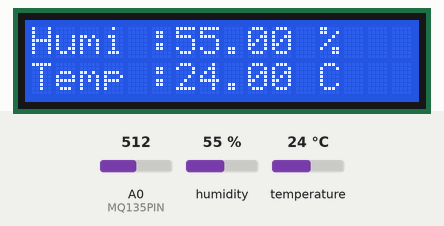
A sketch run on a simulated ESP8266 (NodeMCU). Parts: 16×2 character LCD. The inputs (shaded band) are chosen by the test bench; at power-on: A0 (MQ135PIN) = 512, humidity 55 %, temperature 24 °C. WiFi joins after 1.5 s; servers stay silent unless stated; uploads are accepted with an empty reply; what the sketch prints to the serial monitor is not drawn.

Above: at 2.2 s.
At 4.2 s:
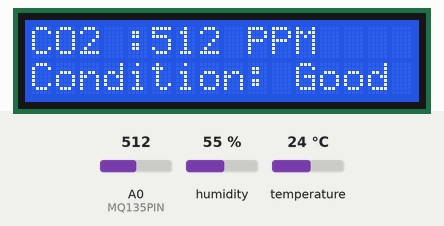
At 34.4 s:
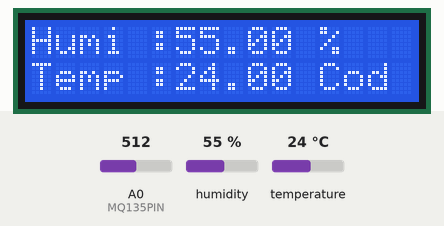

The sketch:

ESP-basedEnvironmentalMonitoringSystemwithDatabaseStorage.ino
```cpp
#include <ESP8266WiFi.h>         // Library to enable WiFi functionality on ESP8266
#include <ESP8266HTTPClient.h>   // Library to handle HTTP operations
#include <DHT.h>                 // Library for the DHT22 temperature and humidity sensor
#include <Wire.h>                // Library for I2C communication
#include <LiquidCrystal_I2C.h>   // Library for I2C LCD display
#include <WiFiClient.h>          // Library to create a WiFi client

#define DHTPIN D3                // Define the pin where the DHT22 is connected
#define DHTTYPE DHT22            // Define the type of DHT sensor
#define MQ135PIN A0              // Define the analog pin for MQ-135 gas sensor

DHT dht(DHTPIN, DHTTYPE);        // Initialize the DHT sensor
LiquidCrystal_I2C lcd(0x27, 16, 2); // Initialize the LCD with I2C address 0x27 and size 16x2

const char* ssid = "liying";         // WiFi SSID
const char* password = "liying28";   // WiFi Password
const char* serverName = "http://172.20.10.7/ESP-basedEnvironmentalMonitoringSystemwithDatabaseStorage/post.php"; // Server URL for data POST

String apiKeyValue = "YongChun021030"; // API key for authentication

WiFiClient client;                // Create a WiFi client instance

void setup() {
  Serial.begin(115200);           // Initialize serial communication at 115200 baud rate
  dht.begin();                    // Start the DHT sensor
  lcd.init();                     // Initialize the LCD
  lcd.backlight();                // Turn on the LCD backlight
  lcd.clear();                    // Clear any previous data on the LCD

  WiFi.begin(ssid, password);     // Begin WiFi connection
  Serial.print("Connecting to WiFi");
  while (WiFi.status() != WL_CONNECTED) {  // Wait until the WiFi is connected
    delay(1000);                   // Delay for 1 second
    Serial.print(".");             // Print a dot for connection progress
  }
  Serial.println("\nConnected to WiFi");  // Print confirmation when connected
}

void loop() {
  float temperature = dht.readTemperature(); // Read temperature from DHT22
  float humidity = dht.readHumidity();       // Read humidity from DHT22
  int co2_level = analogRead(MQ135PIN);      // Read CO2 level from MQ-135

  if (isnan(temperature) || isnan(humidity)) {  // Check if the readings are valid
    Serial.println("Failed to read from DHT sensor!"); // Print error message if readings are invalid
    return;                                   // Exit the loop if readings are invalid
  }

  // Print readings to serial monitor
  Serial.print("Humidity: ");
  Serial.print(humidity);
  Serial.print(" %\t");
  Serial.print("Temperature: ");
  Serial.print(temperature);
  Serial.print("  °C");
  Serial.println("");
  Serial.print("CO2: ");
  Serial.print(co2_level);
  Serial.println(" PPM");

  // Display readings on LCD
  lcd.setCursor(0,0);              // Set cursor to first row
  lcd.print("Humi :");             // Print label for humidity
  lcd.print(humidity);             // Print humidity value
  lcd.print(" %");                 // Print percentage sign

  lcd.setCursor(0,1);              // Set cursor to second row
  lcd.print("Temp :");             // Print label for temperature
  lcd.print(temperature);          // Print temperature value
  lcd.print(" C");                 // Print Celsius sign

  delay(2000);                     // Delay for 2 seconds before updating LCD

  lcd.clear();                     // Clear LCD screen before displaying CO2 reading

  lcd.setCursor(0,0);              // Set cursor to first row
  lcd.print("CO2 :");              // Print label for CO2 level
  lcd.print(co2_level);            // Print CO2 level value
  lcd.print(" PPM");               // Print PPM (parts per million) unit
  String condition;                // Variable to store air quality condition
  // Display air quality status based on CO2 level
  if ((co2_level >= 300) && (co2_level <= 1400)) {  // Check if CO2 level is in the 'Good' range
    lcd.setCursor(0,1);            // Set cursor to second row
    lcd.print("Condition: Good "); // Print condition status
    Serial.println("Condition: Good");  // Print condition to serial monitor
    condition = "Good";            // Set condition variable to 'Good'
  } else if ((co2_level >= 1400) && (co2_level <= 2000)) {  // Check if CO2 level is in the 'Bad' range
    lcd.setCursor(0,1);            // Set cursor to second row
    lcd.print("Condition: Bad ");  // Print condition status
    Serial.println("Condition: Bad");  // Print condition to serial monitor
    condition = "Bad";             // Set condition variable to 'Bad'
  } else {                          // Check if CO2 level is in the 'Danger' range
    lcd.setCursor(0,1);            // Set cursor to second row
    lcd.print("   Danger!");       // Print danger status
    Serial.println("Condition: Danger"); // Print condition to serial monitor
    condition = "Danger";          // Set condition variable to 'Danger'
  }

  if (WiFi.status() == WL_CONNECTED) {  // Check if WiFi is connected
    HTTPClient http;              // Create an HTTP client instance
    Serial.println("WiFi is connected"); // Print confirmation of WiFi connection
    Serial.println("Connecting to server..."); // Print message before connecting to server
    http.begin(client, serverName); // Initialize HTTP connection to server
    http.addHeader("Content-Type", "application/x-www-form-urlencoded"); // Add HTTP header for form data

    // Prepare data to be sent in the HTTP POST request
    String httpRequestData = "api_key=" + apiKeyValue + "&temperature=" + String(temperature) + "&humidity=" + String(humidity) + "&co2_level=" + String(co2_level) +"&condition="  + condition;

    Serial.print("Sending data: ");
    Serial.println(httpRequestData);  // Print data being sent

    int httpResponseCode = http.POST(httpRequestData); // Send HTTP POST request and get response code

    if (httpResponseCode > 0) {  // Check if the response code is positive
      String response = http.getString();  // Get the response from the server
      Serial.print("HTTP Response code: ");
      Serial.println(httpResponseCode);    // Print HTTP response code
      Serial.print("Response: ");
      Serial.println(response);            // Print server response
    } else {
      Serial.print("Error on sending POST: ");  // Print error if POST request fails
      Serial.println(httpResponseCode);    // Print response code
    }
    http.end();                           // End HTTP connection
  } else {
    Serial.println("WiFi not connected"); // Print message if WiFi is not connected
  }

  delay(30000); // Wait 30 seconds before the next reading
}
```

Measured:
- what the display in image 0 shows lasts 2.0 s, from 2.1 s to 4.1 s
- what the display in image 1 shows lasts 30.3 s, from 4.1 s to 34.4 s
